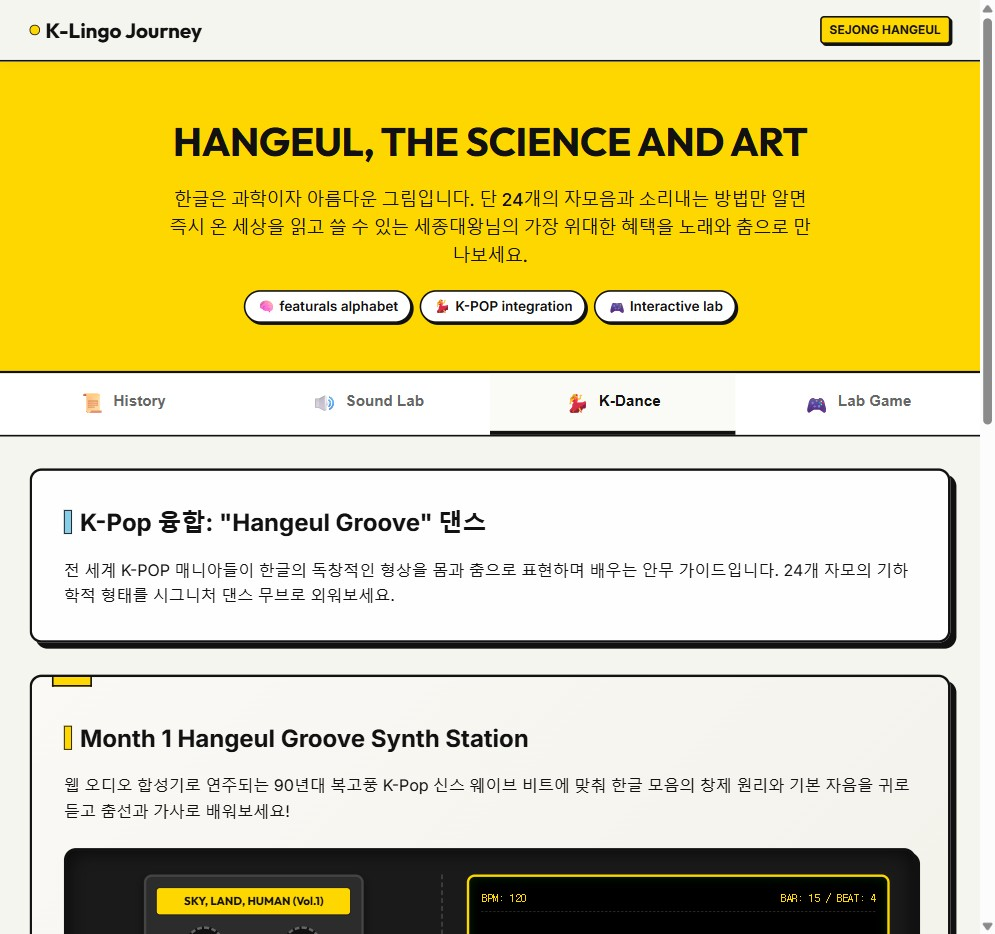
#> input picture klingo_synth_station_live.jpeg, 995 x 934 px
$ python -i strip_veo_watermark.py   (imports and definitions only)
#> lines starting #> are read from the running program, lines starting #| are printed output that depends on the picture
# -*- coding: utf-8 -*-
"""W23 배경에서 Veo 워터마크 제거 (2026-07-28).

Flow/Veo 산출물은 **우하단에 'Veo' 워터마크**가 박혀 나온다(1280x720 기준 ≈ x1232~1276, y686~714).
정지 배경은 PIL 로 주변 픽셀을 늘려 덮고, 배경 동영상은 ffmpeg `delogo` 로 지운다.

사용: python strip_veo_watermark.py [--check]
"""
import glob
import os
import shutil
import subprocess
import sys

import numpy as np
from PIL import Image, ImageFilter

ROOT = os.path.dirname(os.path.abspath(__file__))
# [1 line not run here, left out]
STILL = "assets/graphics/bg"
CLIPS = "W23/bg_clips"
BAK = "scratch/_bg_before_wm"
# 1280x720 기준 워터마크 상자(여유 포함)
BOX = (1228, 682, 1280, 718)


def has_watermark(p):
    """워터마크 자리에 밝은 글자 획이 있는지 — 주변 중앙값보다 밝은 픽셀 비율로 판정."""
    im = Image.open(p).convert("L")
    sx, sy = im.width / 1280, im.height / 720
    b = (int(BOX[0] * sx), int(BOX[1] * sy), int(BOX[2] * sx), int(BOX[3] * sy))
    crop = np.array(im.crop(b)).astype(int)
    ring = np.array(im.crop((b[0] - 60, b[1], b[0], b[3]))).astype(int)
    return float((crop > np.median(ring) + 26).mean())


def fix_still(p):
#> called with p = 'klingo_synth_station_live.jpeg'
    im = Image.open(p).convert("RGB")
#> im is the input picture: PIL image 995x934 RGB; mean R, G, B 219.4, 207.5, 141.1
    sx, sy = im.width / 1280, im.height / 720
#> sx = 0.777; sy = 1.3
    b = (int(BOX[0] * sx), int(BOX[1] * sy), int(BOX[2] * sx), int(BOX[3] * sy))
#> b = (954, 884, 995, 931)
    # ★왼쪽 인접 띠를 좌우반전해 덮되, **가장자리를 페더링**해 이음매를 없앤다.
    #   (그냥 붙이면 4K로 확대했을 때 사각 자국이 보인다)
    w, h = b[2] - b[0], b[3] - b[1]
#> w = 41; h = 47
    pad = 10
    src = im.crop((b[0] - w - pad, b[1] - pad, b[0] + pad, b[3] + pad)) \
            .transpose(Image.FLIP_LEFT_RIGHT).filter(ImageFilter.GaussianBlur(2.0))
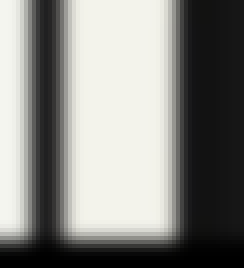
#> src: PIL image 61x67 RGB (shown 4 times larger); mean R, G, B 134.7, 134.7, 130.8
    W2, H2 = src.size
#> W2 = 61; H2 = 67
    mx = np.minimum(np.arange(W2), np.arange(W2)[::-1]) / max(1, pad)
    my = np.minimum(np.arange(H2), np.arange(H2)[::-1]) / max(1, pad)
    mask = np.clip(np.minimum(mx[None, :], my[:, None]), 0, 1)
    im.paste(src, (b[0] - pad, b[1] - pad),
             Image.fromarray((mask * 255).astype("uint8"), "L"))
    im.save(p)


def fix_clip(p):
    sx, sy = 1.0, 1.0                                  # 클립은 1280x720 실측
    x, y = int(BOX[0] * sx), int(BOX[1] * sy)
    w, h = int((BOX[2] - BOX[0]) * sx) - 1, int((BOX[3] - BOX[1]) * sy)
    tmp = p + ".tmp.mp4"
    r = subprocess.run(["ffmpeg", "-y", "-i", p, "-vf", f"delogo=x={x}:y={y}:w={w}:h={h}",
                        "-c:v", "libx264", "-preset", "medium", "-crf", "18",
                        "-c:a", "copy", tmp], capture_output=True)
    if r.returncode == 0 and os.path.exists(tmp):
        os.replace(tmp, p)
        return True
    print("   ★실패:", r.stderr.decode("utf-8", "replace")[-200:])
    return False


# [31 lines not run here, left out]

>>> result = fix_still('klingo_synth_station_live.jpeg')
